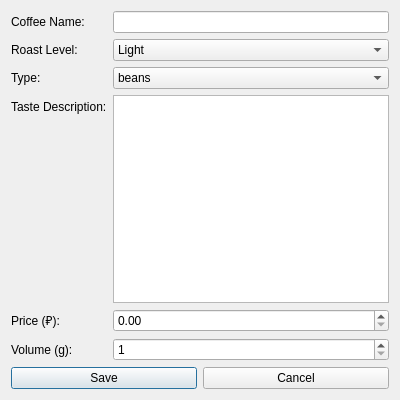
<?xml version="1.0" encoding="UTF-8"?>
<ui version="4.0">
 <class>AddEditCoffeeForm</class>
 <widget class="QDialog" name="AddEditCoffeeForm">
  <property name="geometry">
   <rect>
    <x>0</x>
    <y>0</y>
    <width>400</width>
    <height>400</height>
   </rect>
  </property>
  <property name="windowTitle">
   <string>Coffee Information</string>
  </property>
  <layout class="QVBoxLayout" name="verticalLayout">
   <item>
    <layout class="QFormLayout" name="formLayout">
     <item row="0" column="0">
      <widget class="QLabel" name="nameLabel">
       <property name="text">
        <string>Coffee Name:</string>
       </property>
      </widget>
     </item>
     <item row="0" column="1">
      <widget class="QLineEdit" name="nameEdit"/>
     </item>
     <item row="1" column="0">
      <widget class="QLabel" name="roastLabel">
       <property name="text">
        <string>Roast Level:</string>
       </property>
      </widget>
     </item>
     <item row="1" column="1">
      <widget class="QComboBox" name="roastCombo">
       <item>
        <property name="text">
         <string>Light</string>
        </property>
       </item>
       <item>
        <property name="text">
         <string>Medium</string>
        </property>
       </item>
       <item>
        <property name="text">
         <string>Medium-Dark</string>
        </property>
       </item>
       <item>
        <property name="text">
         <string>Dark</string>
        </property>
       </item>
      </widget>
     </item>
     <item row="2" column="0">
      <widget class="QLabel" name="typeLabel">
       <property name="text">
        <string>Type:</string>
       </property>
      </widget>
     </item>
     <item row="2" column="1">
      <widget class="QComboBox" name="typeCombo">
       <item>
        <property name="text">
         <string>beans</string>
        </property>
       </item>
       <item>
        <property name="text">
         <string>ground</string>
        </property>
       </item>
      </widget>
     </item>
     <item row="3" column="0">
      <widget class="QLabel" name="tasteLabel">
       <property name="text">
        <string>Taste Description:</string>
       </property>
      </widget>
     </item>
     <item row="3" column="1">
      <widget class="QTextEdit" name="tasteEdit"/>
     </item>
     <item row="4" column="0">
      <widget class="QLabel" name="priceLabel">
       <property name="text">
        <string>Price (₽):</string>
       </property>
      </widget>
     </item>
     <item row="4" column="1">
      <widget class="QDoubleSpinBox" name="priceSpin">
       <property name="minimum">
        <double>0.00</double>
       </property>
       <property name="maximum">
        <double>10000.00</double>
       </property>
      </widget>
     </item>
     <item row="5" column="0">
      <widget class="QLabel" name="volumeLabel">
       <property name="text">
        <string>Volume (g):</string>
       </property>
      </widget>
     </item>
     <item row="5" column="1">
      <widget class="QSpinBox" name="volumeSpin">
       <property name="minimum">
        <number>1</number>
       </property>
       <property name="maximum">
        <number>5000</number>
       </property>
      </widget>
     </item>
    </layout>
   </item>
   <item>
    <layout class="QHBoxLayout" name="buttonLayout">
     <item>
      <widget class="QPushButton" name="saveButton">
       <property name="text">
        <string>Save</string>
       </property>
      </widget>
     </item>
     <item>
      <widget class="QPushButton" name="cancelButton">
       <property name="text">
        <string>Cancel</string>
       </property>
      </widget>
     </item>
    </layout>
   </item>
  </layout>
 </widget>
 <resources/>
 <connections>
  <connection>
   <sender>cancelButton</sender>
   <signal>clicked()</signal>
   <receiver>AddEditCoffeeForm</receiver>
   <slot>reject()</slot>
   <hints>
    <hint type="sourcelabel">
     <x>207</x>
     <y>352</y>
    </hint>
    <hint type="destinationlabel">
     <x>199</x>
     <y>179</y>
    </hint>
   </hints>
  </connection>
  <connection>
   <sender>saveButton</sender>
   <signal>clicked()</signal>
   <receiver>AddEditCoffeeForm</receiver>
   <slot>accept()</slot>
   <hints>
    <hint type="sourcelabel">
     <x>117</x>
     <y>352</y>
    </hint>
    <hint type="destinationlabel">
     <x>199</x>
     <y>179</y>
    </hint>
   </hints>
  </connection>
 </connections>
</ui>
